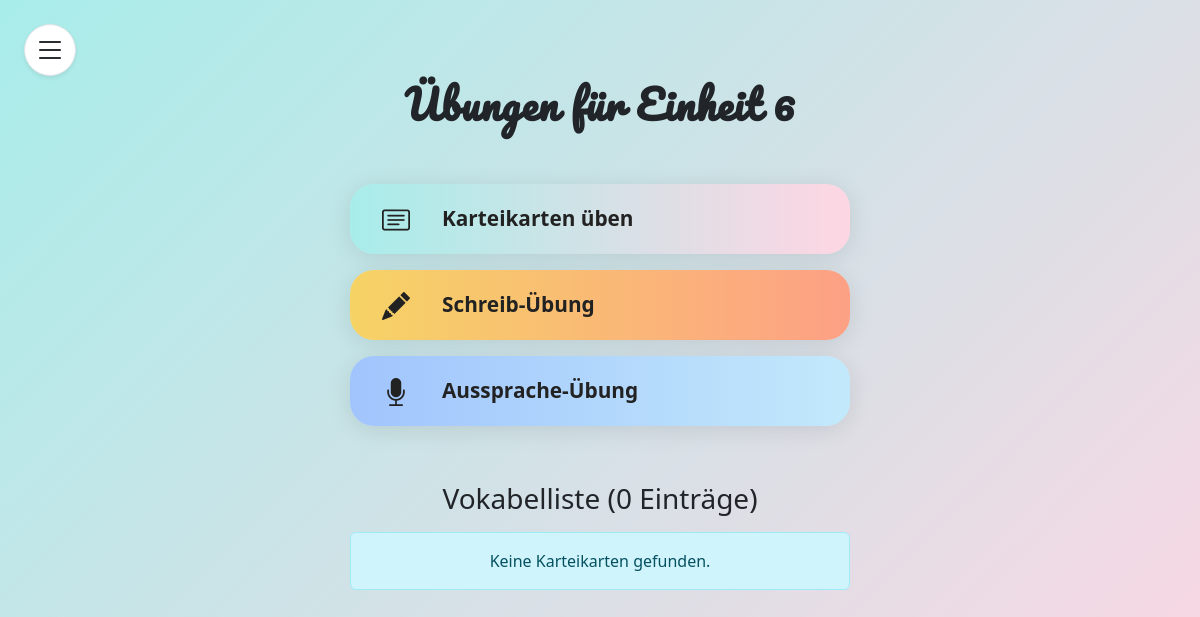
/karteikartenListe.php?einheit_id=6 (signed in), run on an earlier commit of the app's database.
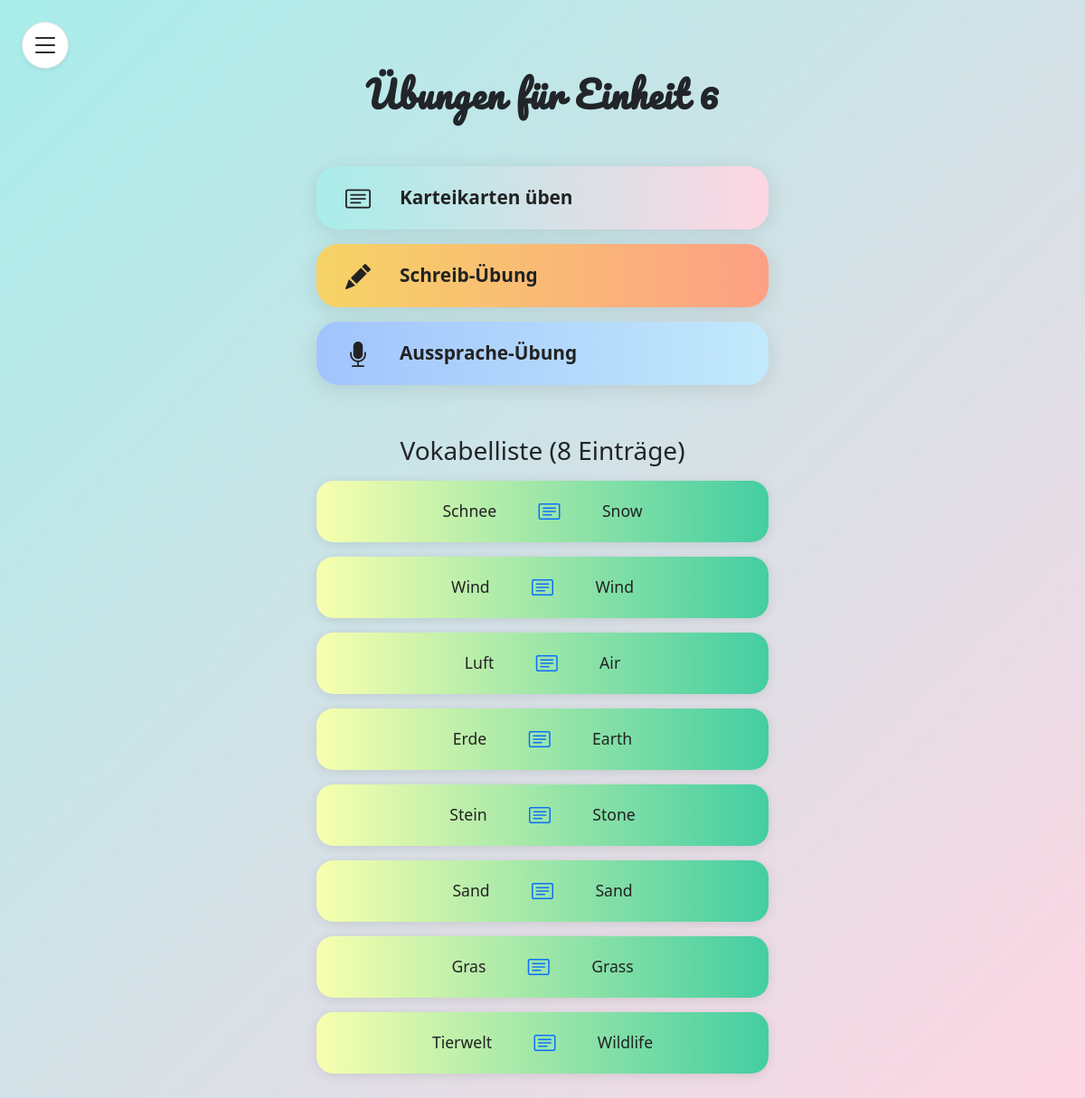
And on a later commit of the database.
### tables this page shows
CREATE TABLE Vocab(
    VID INT PriMARY KEY AUTO_INCREMENT,
    EID INT NOT NULL,
    DID INT NOT NULL,
    EinID INT NOT NULL,
    FOREIGN KEY (EID) REFERENCES Englisch_Vocab(EID),
    FOREIGN KEY (DID) REFERENCES Deutsch_Vocab(DID),
    FOREIGN KEY (EinID) REFERENCES Einheit(EinID)
);

CREATE TABLE Deutsch_Vocab (
    DID INT PriMARY KEY AUTO_INCREMENT,
    Wort VARCHAR(255) NOT NULL,
    Audio VARCHAR(255) NOT NULL,
    Bild VARCHAR(255)
);

CREATE TABLE Englisch_Vocab (
    EID INT PriMARY KEY AUTO_INCREMENT,
    Wort VARCHAR(255) NOT NULL,
    Audio VARCHAR(255) NOT NULL,
    Bild VARCHAR(255)
);

### karteiKartenListe.php (the view, shortened to what this page needs)
<?php
$einheit_id = intval($_GET['einheit_id']);
$servername = "localhost";
$username = "root";
$password = "root";
$dbname = "Triolingo";
$conn = new mysqli($servername, $username, $password, $dbname);
$sql = "SELECT v.VID, d.Wort AS Deutsch, e.Wort AS Englisch
        FROM Vocab v
        JOIN Deutsch_Vocab d ON v.DID = d.DID
        JOIN Englisch_Vocab e ON v.EID = e.EID
        WHERE v.EinID = ?";
$stmt = $conn->prepare($sql);
$stmt->bind_param("i", $einheit_id);
$stmt->execute();
$result = $stmt->get_result();
$vocab_count = $result->num_rows;
?>
<!DOCTYPE html>
<html lang="de">
<head>
    <link href="https://cdn.jsdelivr.net/npm/bootstrap@5.3.3/dist/css/bootstrap.min.css" rel="stylesheet">
    <link href="https://cdn.jsdelivr.net/npm/bootstrap-icons/font/bootstrap-icons.css" rel="stylesheet">
</head>
<body>
    <button id="sidebarToggleBtn" class="btn sidebar-toggle-btn border shadow-sm" type="button" data-bs-toggle="offcanvas" data-bs-target="#sidebar" aria-controls="sidebar" aria-label="Menü öffnen">
        <i class="bi bi-list fs-2"></i>
    </button>
    <div class="container-fluid" style="height: 100vh; position: relative;">
        <div class="main-content-center">
            <h2 class="fw-bold mb-4"
                style="letter-spacing:1px; font-family: 'Pacifico', cursive; font-size:2.5rem;">
                Übungen für Einheit <?= $einheit_id ?>
            </h2>
            <div class="exercise-buttons">
                <button onclick="redirectToExercise('karteiKarten')" class="exercise-btn exercise-btn-karteikarten">
                    <i class="bi bi-card-text me-3 fs-3"></i>
                    Karteikarten üben
                </button>
                <button onclick="redirectToExercise('writing')" class="exercise-btn exercise-btn-writing">
                    <i class="bi bi-pencil-fill me-3 fs-3"></i>
                    Schreib-Übung
                </button>
                <button onclick="redirectToExercise('talking')" class="exercise-btn exercise-btn-talking">
                    <i class="bi bi-mic-fill me-3 fs-3"></i>
                    Aussprache-Übung
                </button>
            </div>
            <h3 class="mb-3 mt-4">Vokabelliste (<?= $vocab_count ?> Einträge)</h3>
            <div class="flashcard-list">
                <?php
                if ($result->num_rows > 0) {
                    mysqli_data_seek($result, 0);
                    while ($row = $result->fetch_assoc()) {
                        echo '<div class="flashcard">';
                        echo '<div class="flashcard-content">';
                        echo '<span class="word">' . htmlspecialchars($row['Deutsch']) . '</span>';
                        echo '<span class="icon"><i class="bi bi-card-text"></i></span>';
                        echo '<span class="word">' . htmlspecialchars($row['Englisch']) . '</span>';
                        echo '</div>';
                        echo '</div>';
                    }
                } else {
                    echo '<div class="alert alert-info text-center w-100">Keine Karteikarten gefunden.</div>';
                }
                ?>
            </div>
        </div>
    </div>
</body>
</html>

What changed in the data, as far as the page shows it:
added vocab: DID.Wort "Schnee", EID.Wort "Snow"
added vocab: DID.Wort "Wind", EID.Wort "Wind"
added vocab: DID.Wort "Luft", EID.Wort "Air"
added vocab: DID.Wort "Erde", EID.Wort "Earth"
added vocab: DID.Wort "Stein", EID.Wort "Stone"
added vocab: DID.Wort "Sand", EID.Wort "Sand"
added vocab: DID.Wort "Gras", EID.Wort "Grass"
added vocab: DID.Wort "Tierwelt", EID.Wort "Wildlife"
Also different on the page:
$vocab_count: "0" → "8"
text no longer shown: "Keine Karteikarten gefunden."
